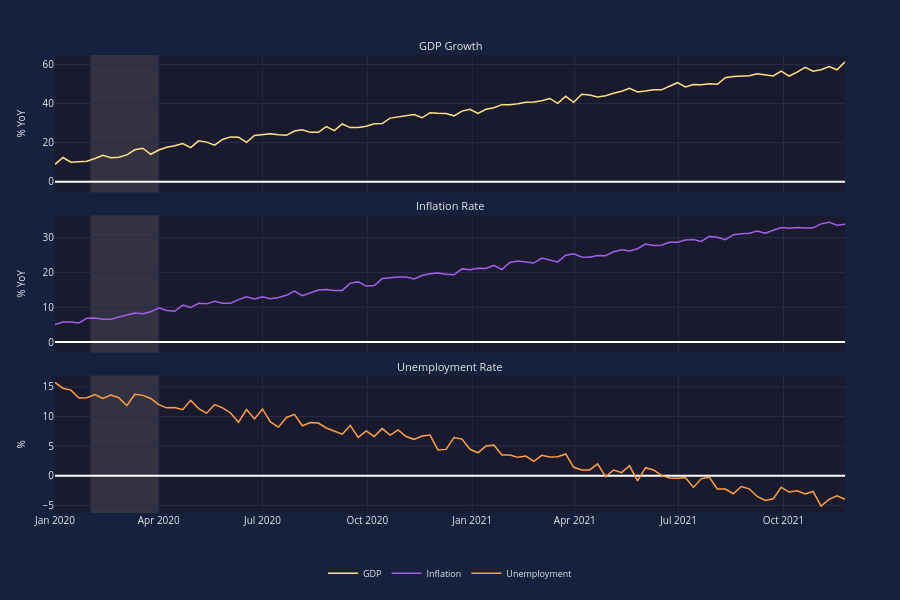

Notebook code cell kept with this figure:
### Markdown cell above
## Doc 6: Level 6 - Crosshair and Legend

### Code cell
# Level 6: Crosshair and Legend Position
board = EconBoard(
    gdp, inflation, unemployment,
    crosshair=True,
    legend='bottom',
    legend_orientation='horizontal',
)
board.show()
print("PASS: Level 6 - Crosshair enabled, legend at bottom")
